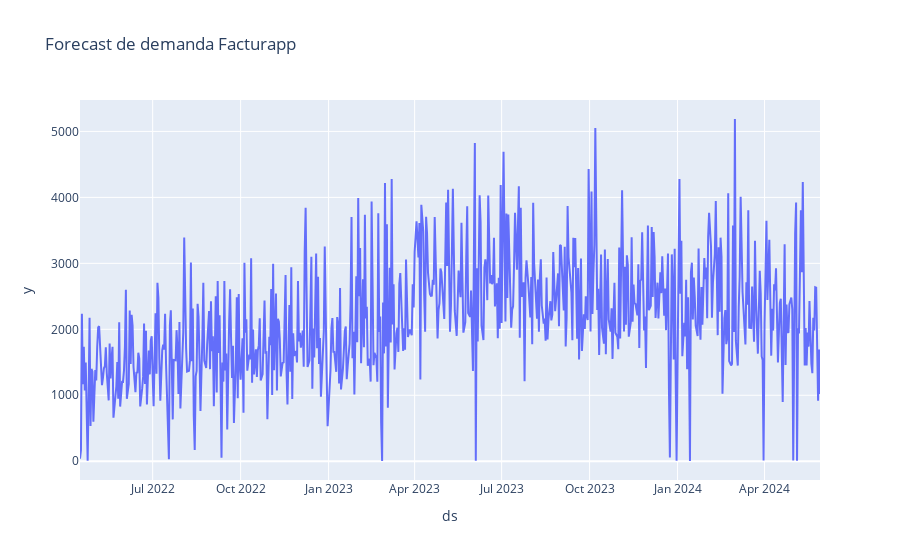

The code cell stored with this chart in its notebook:
### Code cell
import plotly.express as px

px.line(df, x='ds', y='y',title="Forecast de demanda Facturapp")

### Figure 1 — Plotly figure (JSON) as saved in the notebook; plotly's stock layout.template omitted (floating-point values rounded to 4 significant figures; data arrays with more than 128 entries replaced by an {"elided": "..."} marker saying what was removed)
{"data": [{"hovertemplate": "ds=%{x}<br>y=%{y}<extra></extra>", "legendgroup": "", "line": {"color": "#636efa", "dash": "solid"}, "marker": {"symbol": "circle"}, "mode": "lines", "name": "", "orientation": "v", "showlegend": false, "type": "scatter", "x": {"elided": "669 str values"}, "xaxis": "x", "y": {"elided": "669 float values"}, "yaxis": "y"}], "layout": {"legend": {"tracegroupgap": 0}, "title": {"text": "Forecast de demanda Facturapp"}, "xaxis": {"anchor": "y", "domain": [0, 1], "title": {"text": "ds"}}, "yaxis": {"anchor": "x", "domain": [0, 1], "title": {"text": "y"}}}}
